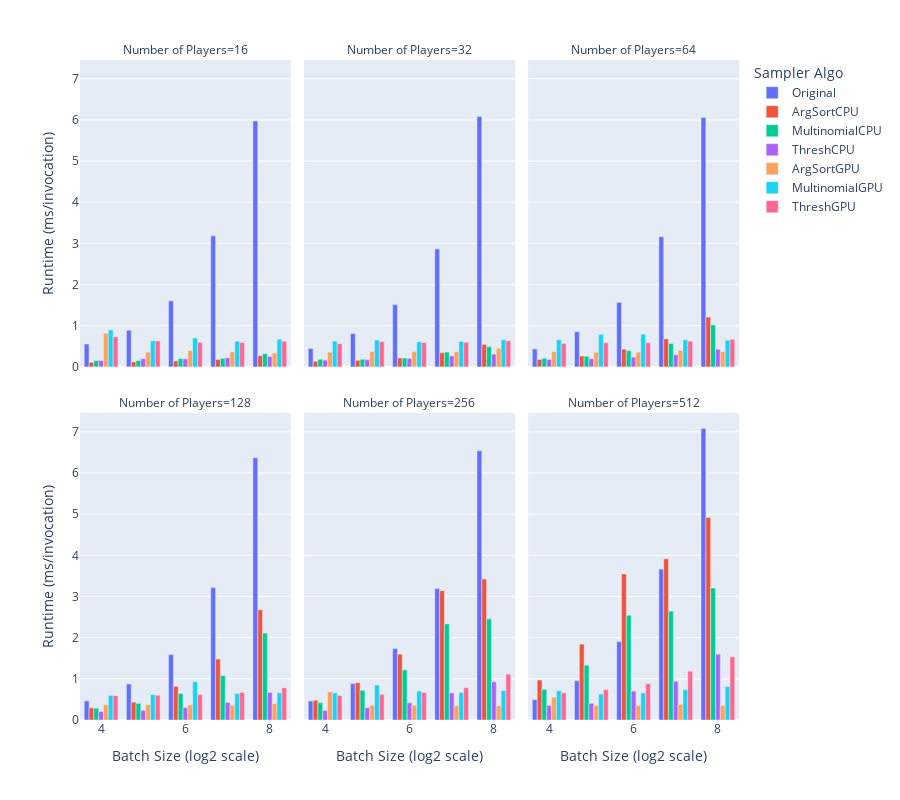

Notebook cell for this chart:
### Code cell
px.bar(
    results,
    x="Batch Size (log2 scale)",
    y="Runtime (ms/invocation)",
    color="Sampler Algo",
    facet_col="Number of Players",
    facet_col_wrap=3,
    barmode="group",
    height=800,
)

### Figure 1 — Plotly figure (JSON) as saved in the notebook; plotly's stock layout.template omitted (floating-point values rounded to 4 significant figures)
{"data": [{"alignmentgroup": "True", "hovertemplate": "Sampler Algo=Original<br>Number of Players=16<br>Batch Size (log2 scale)=%{x}<br>Runtime (ms/invocation)=%{y}<extra></extra>", "legendgroup": "Original", "marker": {"color": "#636efa", "pattern": {"shape": ""}}, "name": "Original", "offsetgroup": "Original", "orientation": "v", "showlegend": true, "textposition": "auto", "type": "bar", "x": [4, 5, 6, 7, 8], "xaxis": "x4", "y": [0.5554, 0.8905, 1.606, 3.187, 5.976], "yaxis": "y4"}, {"alignmentgroup": "True", "hovertemplate": "Sampler Algo=Original<br>Number of Players=32<br>Batch Size (log2 scale)=%{x}<br>Runtime (ms/invocation)=%{y}<extra></extra>", "legendgroup": "Original", "marker": {"color": "#636efa", "pattern": {"shape": ""}}, "name": "Original", "offsetgroup": "Original", "orientation": "v", "showlegend": false, "textposition": "auto", "type": "bar", "x": [4, 5, 6, 7, 8], "xaxis": "x5", "y": [0.4471, 0.8089, 1.512, 2.868, 6.08], "yaxis": "y5"}, {"alignmentgroup": "True", "hovertemplate": "Sampler Algo=Original<br>Number of Players=64<br>Batch Size (log2 scale)=%{x}<br>Runtime (ms/invocation)=%{y}<extra></extra>", "legendgroup": "Original", "marker": {"color": "#636efa", "pattern": {"shape": ""}}, "name": "Original", "offsetgroup": "Original", "orientation": "v", "showlegend": false, "textposition": "auto", "type": "bar", "x": [4, 5, 6, 7, 8], "xaxis": "x6", "y": [0.4357, 0.8548, 1.567, 3.163, 6.058], "yaxis": "y6"}, {"alignmentgroup": "True", "hovertemplate": "Sampler Algo=Original<br>Number of Players=128<br>Batch Size (log2 scale)=%{x}<br>Runtime (ms/invocation)=%{y}<extra></extra>", "legendgroup": "Original", "marker": {"color": "#636efa", "pattern": {"shape": ""}}, "name": "Original", "offsetgroup": "Original", "orientation": "v", "showlegend": false, "textposition": "auto", "type": "bar", "x": [4, 5, 6, 7, 8], "xaxis": "x", "y": [0.4651, 0.8758, 1.59, 3.216, 6.369], "yaxis": "y"}, {"alignmentgroup": "True", "hovertemplate": "Sampler Algo=Original<br>Number of Players=256<br>Batch Size (log2 scale)=%{x}<br>Runtime (ms/invocation)=%{y}<extra></extra>", "legendgroup": "Original", "marker": {"color": "#636efa", "pattern": {"shape": ""}}, "name": "Original", "offsetgroup": "Original", "orientation": "v", "showlegend": false, "textposition": "auto", "type": "bar", "x": [4, 5, 6, 7, 8], "xaxis": "x2", "y": [0.4603, 0.8856, 1.736, 3.192, 6.54], "yaxis": "y2"}, {"alignmentgroup": "True", "hovertemplate": "Sampler Algo=Original<br>Number of Players=512<br>Batch Size (log2 scale)=%{x}<br>Runtime (ms/invocation)=%{y}<extra></extra>", "legendgroup": "Original", "marker": {"color": "#636efa", "pattern": {"shape": ""}}, "name": "Original", "offsetgroup": "Original", "orientation": "v", "showlegend": false, "textposition": "auto", "type": "bar", "x": [4, 5, 6, 7, 8], "xaxis": "x3", "y": [0.4954, 0.955, 1.903, 3.665, 7.082], "yaxis": "y3"}, {"alignmentgroup": "True", "hovertemplate": "Sampler Algo=ArgSortCPU<br>Number of Players=16<br>Batch Size (log2 scale)=%{x}<br>Runtime (ms/invocation)=%{y}<extra></extra>", "legendgroup": "ArgSortCPU", "marker": {"color": "#EF553B", "pattern": {"shape": ""}}, "name": "ArgSortCPU", "offsetgroup": "ArgSortCPU", "orientation": "v", "showlegend": true, "textposition": "auto", "type": "bar", "x": [4, 5, 6, 7, 8], "xaxis": "x4", "y": [0.1116, 0.1223, 0.146, 0.1802, 0.2714], "yaxis": "y4"}, {"alignmentgroup": "True", "hovertemplate": "Sampler Algo=ArgSortCPU<br>Number of Players=32<br>Batch Size (log2 scale)=%{x}<br>Runtime (ms/invocation)=%{y}<extra></extra>", "legendgroup": "ArgSortCPU", "marker": {"color": "#EF553B", "pattern": {"shape": ""}}, "name": "ArgSortCPU", "offsetgroup": "ArgSortCPU", "orientation": "v", "showlegend": false, "textposition": "auto", "type": "bar", "x": [4, 5, 6, 7, 8], "xaxis": "x5", "y": [0.1353, 0.1607, 0.2167, 0.3476, 0.5457], "yaxis": "y5"}, {"alignmentgroup": "True", "hovertemplate": "Sampler Algo=ArgSortCPU<br>Number of Players=64<br>Batch Size (log2 scale)=%{x}<br>Runtime (ms/invocation)=%{y}<extra></extra>", "legendgroup": "ArgSortCPU", "marker": {"color": "#EF553B", "pattern": {"shape": ""}}, "name": "ArgSortCPU", "offsetgroup": "ArgSortCPU", "orientation": "v", "showlegend": false, "textposition": "auto", "type": "bar", "x": [4, 5, 6, 7, 8], "xaxis": "x6", "y": [0.1807, 0.2652, 0.4305, 0.6809, 1.211], "yaxis": "y6"}, {"alignmentgroup": "True", "hovertemplate": "Sampler Algo=ArgSortCPU<br>Number of Players=128<br>Batch Size (log2 scale)=%{x}<br>Runtime (ms/invocation)=%{y}<extra></extra>", "legendgroup": "ArgSortCPU", "marker": {"color": "#EF553B", "pattern": {"shape": ""}}, "name": "ArgSortCPU", "offsetgroup": "ArgSortCPU", "orientation": "v", "showlegend": false, "textposition": "auto", "type": "bar", "x": [4, 5, 6, 7, 8], "xaxis": "x", "y": [0.2953, 0.4355, 0.8174, 1.481, 2.678], "yaxis": "y"}, {"alignmentgroup": "True", "hovertemplate": "Sampler Algo=ArgSortCPU<br>Number of Players=256<br>Batch Size (log2 scale)=%{x}<br>Runtime (ms/invocation)=%{y}<extra></extra>", "legendgroup": "ArgSortCPU", "marker": {"color": "#EF553B", "pattern": {"shape": ""}}, "name": "ArgSortCPU", "offsetgroup": "ArgSortCPU", "orientation": "v", "showlegend": false, "textposition": "auto", "type": "bar", "x": [4, 5, 6, 7, 8], "xaxis": "x2", "y": [0.4783, 0.9061, 1.601, 3.142, 3.427], "yaxis": "y2"}, {"alignmentgroup": "True", "hovertemplate": "Sampler Algo=ArgSortCPU<br>Number of Players=512<br>Batch Size (log2 scale)=%{x}<br>Runtime (ms/invocation)=%{y}<extra></extra>", "legendgroup": "ArgSortCPU", "marker": {"color": "#EF553B", "pattern": {"shape": ""}}, "name": "ArgSortCPU", "offsetgroup": "ArgSortCPU", "orientation": "v", "showlegend": false, "textposition": "auto", "type": "bar", "x": [4, 5, 6, 7, 8], "xaxis": "x3", "y": [0.9723, 1.843, 3.549, 3.919, 4.922], "yaxis": "y3"}, {"alignmentgroup": "True", "hovertemplate": "Sampler Algo=MultinomialCPU<br>Number of Players=16<br>Batch Size (log2 scale)=%{x}<br>Runtime (ms/invocation)=%{y}<extra></extra>", "legendgroup": "MultinomialCPU", "marker": {"color": "#00cc96", "pattern": {"shape": ""}}, "name": "MultinomialCPU", "offsetgroup": "MultinomialCPU", "orientation": "v", "showlegend": true, "textposition": "auto", "type": "bar", "x": [4, 5, 6, 7, 8], "xaxis": "x4", "y": [0.1551, 0.1551, 0.2, 0.2101, 0.32], "yaxis": "y4"}, {"alignmentgroup": "True", "hovertemplate": "Sampler Algo=MultinomialCPU<br>Number of Players=32<br>Batch Size (log2 scale)=%{x}<br>Runtime (ms/invocation)=%{y}<extra></extra>", "legendgroup": "MultinomialCPU", "marker": {"color": "#00cc96", "pattern": {"shape": ""}}, "name": "MultinomialCPU", "offsetgroup": "MultinomialCPU", "orientation": "v", "showlegend": false, "textposition": "auto", "type": "bar", "x": [4, 5, 6, 7, 8], "xaxis": "x5", "y": [0.1851, 0.1851, 0.2155, 0.3601, 0.4903], "yaxis": "y5"}, {"alignmentgroup": "True", "hovertemplate": "Sampler Algo=MultinomialCPU<br>Number of Players=64<br>Batch Size (log2 scale)=%{x}<br>Runtime (ms/invocation)=%{y}<extra></extra>", "legendgroup": "MultinomialCPU", "marker": {"color": "#00cc96", "pattern": {"shape": ""}}, "name": "MultinomialCPU", "offsetgroup": "MultinomialCPU", "orientation": "v", "showlegend": false, "textposition": "auto", "type": "bar", "x": [4, 5, 6, 7, 8], "xaxis": "x6", "y": [0.21, 0.2601, 0.3951, 0.5705, 1.02], "yaxis": "y6"}, {"alignmentgroup": "True", "hovertemplate": "Sampler Algo=MultinomialCPU<br>Number of Players=128<br>Batch Size (log2 scale)=%{x}<br>Runtime (ms/invocation)=%{y}<extra></extra>", "legendgroup": "MultinomialCPU", "marker": {"color": "#00cc96", "pattern": {"shape": ""}}, "name": "MultinomialCPU", "offsetgroup": "MultinomialCPU", "orientation": "v", "showlegend": false, "textposition": "auto", "type": "bar", "x": [4, 5, 6, 7, 8], "xaxis": "x", "y": [0.2848, 0.4056, 0.6423, 1.08, 2.112], "yaxis": "y"}, {"alignmentgroup": "True", "hovertemplate": "Sampler Algo=MultinomialCPU<br>Number of Players=256<br>Batch Size (log2 scale)=%{x}<br>Runtime (ms/invocation)=%{y}<extra></extra>", "legendgroup": "MultinomialCPU", "marker": {"color": "#00cc96", "pattern": {"shape": ""}}, "name": "MultinomialCPU", "offsetgroup": "MultinomialCPU", "orientation": "v", "showlegend": false, "textposition": "auto", "type": "bar", "x": [4, 5, 6, 7, 8], "xaxis": "x2", "y": [0.4202, 0.7207, 1.217, 2.333, 2.458], "yaxis": "y2"}, {"alignmentgroup": "True", "hovertemplate": "Sampler Algo=MultinomialCPU<br>Number of Players=512<br>Batch Size (log2 scale)=%{x}<br>Runtime (ms/invocation)=%{y}<extra></extra>", "legendgroup": "MultinomialCPU", "marker": {"color": "#00cc96", "pattern": {"shape": ""}}, "name": "MultinomialCPU", "offsetgroup": "MultinomialCPU", "orientation": "v", "showlegend": false, "textposition": "auto", "type": "bar", "x": [4, 5, 6, 7, 8], "xaxis": "x3", "y": [0.7455, 1.329, 2.545, 2.645, 3.206], "yaxis": "y3"}, {"alignmentgroup": "True", "hovertemplate": "Sampler Algo=ThreshCPU<br>Number of Players=16<br>Batch Size (log2 scale)=%{x}<br>Runtime (ms/invocation)=%{y}<extra></extra>", "legendgroup": "ThreshCPU", "marker": {"color": "#ab63fa", "pattern": {"shape": ""}}, "name": "ThreshCPU", "offsetgroup": "ThreshCPU", "orientation": "v", "showlegend": true, "textposition": "auto", "type": "bar", "x": [4, 5, 6, 7, 8], "xaxis": "x4", "y": [0.1556, 0.2002, 0.1952, 0.2202, 0.2513], "yaxis": "y4"}, {"alignmentgroup": "True", "hovertemplate": "Sampler Algo=ThreshCPU<br>Number of Players=32<br>Batch Size (log2 scale)=%{x}<br>Runtime (ms/invocation)=%{y}<extra></extra>", "legendgroup": "ThreshCPU", "marker": {"color": "#ab63fa", "pattern": {"shape": ""}}, "name": "ThreshCPU", "offsetgroup": "ThreshCPU", "orientation": "v", "showlegend": false, "textposition": "auto", "type": "bar", "x": [4, 5, 6, 7, 8], "xaxis": "x5", "y": [0.1651, 0.1751, 0.2051, 0.2657, 0.3103], "yaxis": "y5"}, {"alignmentgroup": "True", "hovertemplate": "Sampler Algo=ThreshCPU<br>Number of Players=64<br>Batch Size (log2 scale)=%{x}<br>Runtime (ms/invocation)=%{y}<extra></extra>", "legendgroup": "ThreshCPU", "marker": {"color": "#ab63fa", "pattern": {"shape": ""}}, "name": "ThreshCPU", "offsetgroup": "ThreshCPU", "orientation": "v", "showlegend": false, "textposition": "auto", "type": "bar", "x": [4, 5, 6, 7, 8], "xaxis": "x6", "y": [0.18, 0.2, 0.2354, 0.2957, 0.4297], "yaxis": "y6"}, {"alignmentgroup": "True", "hovertemplate": "Sampler Algo=ThreshCPU<br>Number of Players=128<br>Batch Size (log2 scale)=%{x}<br>Runtime (ms/invocation)=%{y}<extra></extra>", "legendgroup": "ThreshCPU", "marker": {"color": "#ab63fa", "pattern": {"shape": ""}}, "name": "ThreshCPU", "offsetgroup": "ThreshCPU", "orientation": "v", "showlegend": false, "textposition": "auto", "type": "bar", "x": [4, 5, 6, 7, 8], "xaxis": "x", "y": [0.206, 0.2335, 0.3005, 0.4256, 0.6682], "yaxis": "y"}, {"alignmentgroup": "True", "hovertemplate": "Sampler Algo=ThreshCPU<br>Number of Players=256<br>Batch Size (log2 scale)=%{x}<br>Runtime (ms/invocation)=%{y}<extra></extra>", "legendgroup": "ThreshCPU", "marker": {"color": "#ab63fa", "pattern": {"shape": ""}}, "name": "ThreshCPU", "offsetgroup": "ThreshCPU", "orientation": "v", "showlegend": false, "textposition": "auto", "type": "bar", "x": [4, 5, 6, 7, 8], "xaxis": "x2", "y": [0.2285, 0.2989, 0.4186, 0.6583, 0.9288], "yaxis": "y2"}, {"alignmentgroup": "True", "hovertemplate": "Sampler Algo=ThreshCPU<br>Number of Players=512<br>Batch Size (log2 scale)=%{x}<br>Runtime (ms/invocation)=%{y}<extra></extra>", "legendgroup": "ThreshCPU", "marker": {"color": "#ab63fa", "pattern": {"shape": ""}}, "name": "ThreshCPU", "offsetgroup": "ThreshCPU", "orientation": "v", "showlegend": false, "textposition": "auto", "type": "bar", "x": [4, 5, 6, 7, 8], "xaxis": "x3", "y": [0.353, 0.4058, 0.7009, 0.941, 1.598], "yaxis": "y3"}, {"alignmentgroup": "True", "hovertemplate": "Sampler Algo=ArgSortGPU<br>Number of Players=16<br>Batch Size (log2 scale)=%{x}<br>Runtime (ms/invocation)=%{y}<extra></extra>", "legendgroup": "ArgSortGPU", "marker": {"color": "#FFA15A", "pattern": {"shape": ""}}, "name": "ArgSortGPU", "offsetgroup": "ArgSortGPU", "orientation": "v", "showlegend": true, "textposition": "auto", "type": "bar", "x": [4, 5, 6, 7, 8], "xaxis": "x4", "y": [0.8169, 0.3579, 0.3948, 0.3652, 0.336], "yaxis": "y4"}, {"alignmentgroup": "True", "hovertemplate": "Sampler Algo=ArgSortGPU<br>Number of Players=32<br>Batch Size (log2 scale)=%{x}<br>Runtime (ms/invocation)=%{y}<extra></extra>", "legendgroup": "ArgSortGPU", "marker": {"color": "#FFA15A", "pattern": {"shape": ""}}, "name": "ArgSortGPU", "offsetgroup": "ArgSortGPU", "orientation": "v", "showlegend": false, "textposition": "auto", "type": "bar", "x": [4, 5, 6, 7, 8], "xaxis": "x5", "y": [0.3543, 0.3724, 0.3707, 0.3665, 0.4522], "yaxis": "y5"}, {"alignmentgroup": "True", "hovertemplate": "Sampler Algo=ArgSortGPU<br>Number of Players=64<br>Batch Size (log2 scale)=%{x}<br>Runtime (ms/invocation)=%{y}<extra></extra>", "legendgroup": "ArgSortGPU", "marker": {"color": "#FFA15A", "pattern": {"shape": ""}}, "name": "ArgSortGPU", "offsetgroup": "ArgSortGPU", "orientation": "v", "showlegend": false, "textposition": "auto", "type": "bar", "x": [4, 5, 6, 7, 8], "xaxis": "x6", "y": [0.3713, 0.3552, 0.3576, 0.4001, 0.3745], "yaxis": "y6"}, {"alignmentgroup": "True", "hovertemplate": "Sampler Algo=ArgSortGPU<br>Number of Players=128<br>Batch Size (log2 scale)=%{x}<br>Runtime (ms/invocation)=%{y}<extra></extra>", "legendgroup": "ArgSortGPU", "marker": {"color": "#FFA15A", "pattern": {"shape": ""}}, "name": "ArgSortGPU", "offsetgroup": "ArgSortGPU", "orientation": "v", "showlegend": false, "textposition": "auto", "type": "bar", "x": [4, 5, 6, 7, 8], "xaxis": "x", "y": [0.3703, 0.3703, 0.3685, 0.3581, 0.3994], "yaxis": "y"}, {"alignmentgroup": "True", "hovertemplate": "Sampler Algo=ArgSortGPU<br>Number of Players=256<br>Batch Size (log2 scale)=%{x}<br>Runtime (ms/invocation)=%{y}<extra></extra>", "legendgroup": "ArgSortGPU", "marker": {"color": "#FFA15A", "pattern": {"shape": ""}}, "name": "ArgSortGPU", "offsetgroup": "ArgSortGPU", "orientation": "v", "showlegend": false, "textposition": "auto", "type": "bar", "x": [4, 5, 6, 7, 8], "xaxis": "x2", "y": [0.6829, 0.3555, 0.3603, 0.3453, 0.3445], "yaxis": "y2"}, {"alignmentgroup": "True", "hovertemplate": "Sampler Algo=ArgSortGPU<br>Number of Players=512<br>Batch Size (log2 scale)=%{x}<br>Runtime (ms/invocation)=%{y}<extra></extra>", "legendgroup": "ArgSortGPU", "marker": {"color": "#FFA15A", "pattern": {"shape": ""}}, "name": "ArgSortGPU", "offsetgroup": "ArgSortGPU", "orientation": "v", "showlegend": false, "textposition": "auto", "type": "bar", "x": [4, 5, 6, 7, 8], "xaxis": "x3", "y": [0.5549, 0.3516, 0.3571, 0.3787, 0.3526], "yaxis": "y3"}, {"alignmentgroup": "True", "hovertemplate": "Sampler Algo=MultinomialGPU<br>Number of Players=16<br>Batch Size (log2 scale)=%{x}<br>Runtime (ms/invocation)=%{y}<extra></extra>", "legendgroup": "MultinomialGPU", "marker": {"color": "#19d3f3", "pattern": {"shape": ""}}, "name": "MultinomialGPU", "offsetgroup": "MultinomialGPU", "orientation": "v", "showlegend": true, "textposition": "auto", "type": "bar", "x": [4, 5, 6, 7, 8], "xaxis": "x4", "y": [0.9012, 0.6352, 0.7038, 0.6255, 0.6725], "yaxis": "y4"}, {"alignmentgroup": "True", "hovertemplate": "Sampler Algo=MultinomialGPU<br>Number of Players=32<br>Batch Size (log2 scale)=%{x}<br>Runtime (ms/invocation)=%{y}<extra></extra>", "legendgroup": "MultinomialGPU", "marker": {"color": "#19d3f3", "pattern": {"shape": ""}}, "name": "MultinomialGPU", "offsetgroup": "MultinomialGPU", "orientation": "v", "showlegend": false, "textposition": "auto", "type": "bar", "x": [4, 5, 6, 7, 8], "xaxis": "x5", "y": [0.6257, 0.6534, 0.6116, 0.6208, 0.6602], "yaxis": "y5"}, {"alignmentgroup": "True", "hovertemplate": "Sampler Algo=MultinomialGPU<br>Number of Players=64<br>Batch Size (log2 scale)=%{x}<br>Runtime (ms/invocation)=%{y}<extra></extra>", "legendgroup": "MultinomialGPU", "marker": {"color": "#19d3f3", "pattern": {"shape": ""}}, "name": "MultinomialGPU", "offsetgroup": "MultinomialGPU", "orientation": "v", "showlegend": false, "textposition": "auto", "type": "bar", "x": [4, 5, 6, 7, 8], "xaxis": "x6", "y": [0.6583, 0.7903, 0.7951, 0.6559, 0.6504], "yaxis": "y6"}, {"alignmentgroup": "True", "hovertemplate": "Sampler Algo=MultinomialGPU<br>Number of Players=128<br>Batch Size (log2 scale)=%{x}<br>Runtime (ms/invocation)=%{y}<extra></extra>", "legendgroup": "MultinomialGPU", "marker": {"color": "#19d3f3", "pattern": {"shape": ""}}, "name": "MultinomialGPU", "offsetgroup": "MultinomialGPU", "orientation": "v", "showlegend": false, "textposition": "auto", "type": "bar", "x": [4, 5, 6, 7, 8], "xaxis": "x", "y": [0.6005, 0.6165, 0.9304, 0.6424, 0.6579], "yaxis": "y"}, {"alignmentgroup": "True", "hovertemplate": "Sampler Algo=MultinomialGPU<br>Number of Players=256<br>Batch Size (log2 scale)=%{x}<br>Runtime (ms/invocation)=%{y}<extra></extra>", "legendgroup": "MultinomialGPU", "marker": {"color": "#19d3f3", "pattern": {"shape": ""}}, "name": "MultinomialGPU", "offsetgroup": "MultinomialGPU", "orientation": "v", "showlegend": false, "textposition": "auto", "type": "bar", "x": [4, 5, 6, 7, 8], "xaxis": "x2", "y": [0.6604, 0.8491, 0.7027, 0.6699, 0.7163], "yaxis": "y2"}, {"alignmentgroup": "True", "hovertemplate": "Sampler Algo=MultinomialGPU<br>Number of Players=512<br>Batch Size (log2 scale)=%{x}<br>Runtime (ms/invocation)=%{y}<extra></extra>", "legendgroup": "MultinomialGPU", "marker": {"color": "#19d3f3", "pattern": {"shape": ""}}, "name": "MultinomialGPU", "offsetgroup": "MultinomialGPU", "orientation": "v", "showlegend": false, "textposition": "auto", "type": "bar", "x": [4, 5, 6, 7, 8], "xaxis": "x3", "y": [0.7116, 0.6299, 0.656, 0.7368, 0.8122], "yaxis": "y3"}, {"alignmentgroup": "True", "hovertemplate": "Sampler Algo=ThreshGPU<br>Number of Players=16<br>Batch Size (log2 scale)=%{x}<br>Runtime (ms/invocation)=%{y}<extra></extra>", "legendgroup": "ThreshGPU", "marker": {"color": "#FF6692", "pattern": {"shape": ""}}, "name": "ThreshGPU", "offsetgroup": "ThreshGPU", "orientation": "v", "showlegend": true, "textposition": "auto", "type": "bar", "x": [4, 5, 6, 7, 8], "xaxis": "x4", "y": [0.7308, 0.6291, 0.5974, 0.5913, 0.6219], "yaxis": "y4"}, {"alignmentgroup": "True", "hovertemplate": "Sampler Algo=ThreshGPU<br>Number of Players=32<br>Batch Size (log2 scale)=%{x}<br>Runtime (ms/invocation)=%{y}<extra></extra>", "legendgroup": "ThreshGPU", "marker": {"color": "#FF6692", "pattern": {"shape": ""}}, "name": "ThreshGPU", "offsetgroup": "ThreshGPU", "orientation": "v", "showlegend": false, "textposition": "auto", "type": "bar", "x": [4, 5, 6, 7, 8], "xaxis": "x5", "y": [0.5658, 0.6109, 0.5914, 0.5998, 0.6341], "yaxis": "y5"}, {"alignmentgroup": "True", "hovertemplate": "Sampler Algo=ThreshGPU<br>Number of Players=64<br>Batch Size (log2 scale)=%{x}<br>Runtime (ms/invocation)=%{y}<extra></extra>", "legendgroup": "ThreshGPU", "marker": {"color": "#FF6692", "pattern": {"shape": ""}}, "name": "ThreshGPU", "offsetgroup": "ThreshGPU", "orientation": "v", "showlegend": false, "textposition": "auto", "type": "bar", "x": [4, 5, 6, 7, 8], "xaxis": "x6", "y": [0.5703, 0.5851, 0.5903, 0.6263, 0.672], "yaxis": "y6"}, {"alignmentgroup": "True", "hovertemplate": "Sampler Algo=ThreshGPU<br>Number of Players=128<br>Batch Size (log2 scale)=%{x}<br>Runtime (ms/invocation)=%{y}<extra></extra>", "legendgroup": "ThreshGPU", "marker": {"color": "#FF6692", "pattern": {"shape": ""}}, "name": "ThreshGPU", "offsetgroup": "ThreshGPU", "orientation": "v", "showlegend": false, "textposition": "auto", "type": "bar", "x": [4, 5, 6, 7, 8], "xaxis": "x", "y": [0.5911, 0.6004, 0.6202, 0.6711, 0.7813], "yaxis": "y"}, {"alignmentgroup": "True", "hovertemplate": "Sampler Algo=ThreshGPU<br>Number of Players=256<br>Batch Size (log2 scale)=%{x}<br>Runtime (ms/invocation)=%{y}<extra></extra>", "legendgroup": "ThreshGPU", "marker": {"color": "#FF6692", "pattern": {"shape": ""}}, "name": "ThreshGPU", "offsetgroup": "ThreshGPU", "orientation": "v", "showlegend": false, "textposition": "auto", "type": "bar", "x": [4, 5, 6, 7, 8], "xaxis": "x2", "y": [0.5939, 0.624, 0.6692, 0.7859, 1.112], "yaxis": "y2"}, {"alignmentgroup": "True", "hovertemplate": "Sampler Algo=ThreshGPU<br>Number of Players=512<br>Batch Size (log2 scale)=%{x}<br>Runtime (ms/invocation)=%{y}<extra></extra>", "legendgroup": "ThreshGPU", "marker": {"color": "#FF6692", "pattern": {"shape": ""}}, "name": "ThreshGPU", "offsetgroup": "ThreshGPU", "orientation": "v", "showlegend": false, "textposition": "auto", "type": "bar", "x": [4, 5, 6, 7, 8], "xaxis": "x3", "y": [0.661, 0.7354, 0.882, 1.186, 1.533], "yaxis": "y3"}], "layout": {"annotations": [{"font": {}, "showarrow": false, "text": "Number of Players=128", "x": 0.16, "xanchor": "center", "xref": "paper", "y": 0.465, "yanchor": "bottom", "yref": "paper"}, {"font": {}, "showarrow": false, "text": "Number of Players=256", "x": 0.5, "xanchor": "center", "xref": "paper", "y": 0.465, "yanchor": "bottom", "yref": "paper"}, {"font": {}, "showarrow": false, "text": "Number of Players=512", "x": 0.84, "xanchor": "center", "xref": "paper", "y": 0.465, "yanchor": "bottom", "yref": "paper"}, {"font": {}, "showarrow": false, "text": "Number of Players=16", "x": 0.16, "xanchor": "center", "xref": "paper", "y": 1.0, "yanchor": "bottom", "yref": "paper"}, {"font": {}, "showarrow": false, "text": "Number of Players=32", "x": 0.5, "xanchor": "center", "xref": "paper", "y": 1.0, "yanchor": "bottom", "yref": "paper"}, {"font": {}, "showarrow": false, "text": "Number of Players=64", "x": 0.84, "xanchor": "center", "xref": "paper", "y": 1.0, "yanchor": "bottom", "yref": "paper"}], "barmode": "group", "height": 800, "legend": {"title": {"text": "Sampler Algo"}, "tracegroupgap": 0}, "margin": {"t": 60}, "xaxis": {"anchor": "y", "domain": [0, 0.32], "title": {"text": "Batch Size (log2 scale)"}}, "xaxis2": {"anchor": "y2", "domain": [0.34, 0.66], "matches": "x", "title": {"text": "Batch Size (log2 scale)"}}, "xaxis3": {"anchor": "y3", "domain": [0.68, 1.0], "matches": "x", "title": {"text": "Batch Size (log2 scale)"}}, "xaxis4": {"anchor": "y4", "domain": [0, 0.32], "matches": "x", "showticklabels": false}, "xaxis5": {"anchor": "y5", "domain": [0.34, 0.66], "matches": "x", "showticklabels": false}, "xaxis6": {"anchor": "y6", "domain": [0.68, 1.0], "matches": "x", "showticklabels": false}, "yaxis": {"anchor": "x", "domain": [0, 0.465], "title": {"text": "Runtime (ms/invocation)"}}, "yaxis2": {"anchor": "x2", "domain": [0, 0.465], "matches": "y", "showticklabels": false}, "yaxis3": {"anchor": "x3", "domain": [0, 0.465], "matches": "y", "showticklabels": false}, "yaxis4": {"anchor": "x4", "domain": [0.535, 1.0], "matches": "y", "title": {"text": "Runtime (ms/invocation)"}}, "yaxis5": {"anchor": "x5", "domain": [0.535, 1.0], "matches": "y", "showticklabels": false}, "yaxis6": {"anchor": "x6", "domain": [0.535, 1.0], "matches": "y", "showticklabels": false}}}
